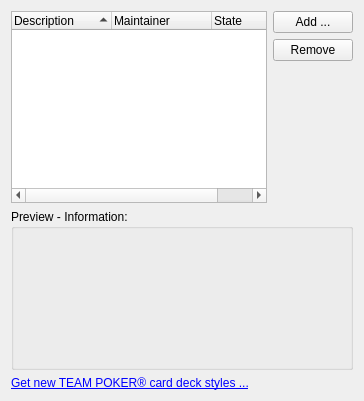
           <widget class="QWidget" name="tab_4">
            <attribute name="title">
             <string>Card Deck</string>
            </attribute>
            <layout class="QGridLayout" name="gridLayout_14">
             <item row="0" column="1">
              <layout class="QVBoxLayout" name="verticalLayout_2">
               <item>
                <widget class="QPushButton" name="pushButton_addCardDeckStyle">
                 <property name="text">
                  <string>Add ...</string>
                 </property>
                </widget>
               </item>
               <item>
                <widget class="QPushButton" name="pushButton_removeCardDeckStyle">
                 <property name="text">
                  <string>Remove</string>
                 </property>
                </widget>
               </item>
               <item>
                <spacer name="verticalSpacer_333">
                 <property name="orientation">
                  <enum>Qt::Vertical</enum>
                 </property>
                 <property name="sizeHint" stdset="0">
                  <size>
                   <width>20</width>
                   <height>17</height>
                  </size>
                 </property>
                </spacer>
               </item>
              </layout>
             </item>
             <item row="1" column="0" colspan="2">
              <widget class="QGroupBox" name="groupBox_14">
               <property name="title">
                <string>Preview - Information:</string>
               </property>
               <layout class="QGridLayout" name="gridLayout_16">
                <item row="0" column="0">
                 <widget class="QLabel" name="label_cardDeckStylePreview">
                  <property name="minimumSize">
                   <size>
                    <width>160</width>
                    <height>120</height>
                   </size>
                  </property>
                  <property name="maximumSize">
                   <size>
                    <width>160</width>
                    <height>120</height>
                   </size>
                  </property>
                  <property name="text">
                   <string/>
                  </property>
                 </widget>
                </item>
                <item row="0" column="1">
                 <widget class="QLabel" name="label_cardDeckStyleInfo">
                  <property name="text">
                   <string/>
                  </property>
                  <property name="textFormat">
                   <enum>Qt::RichText</enum>
                  </property>
                  <property name="alignment">
                   <set>Qt::AlignLeading|Qt::AlignLeft|Qt::AlignTop</set>
                  </property>
                 </widget>
                </item>
               </layout>
              </widget>
             </item>
             <item row="2" column="0" colspan="2">
              <widget class="QLabel" name="label_56">
               <property name="text">
                <string>&lt;!DOCTYPE HTML PUBLIC &quot;-//W3C//DTD HTML 4.0//EN&quot; &quot;http://www.w3.org/TR/REC-html40/strict.dtd&quot;&gt;
&lt;html&gt;&lt;head&gt;&lt;meta name=&quot;qrichtext&quot; content=&quot;1&quot; /&gt;&lt;style type=&quot;text/css&quot;&gt;
p, li { white-space: pre-wrap; }
&lt;/style&gt;&lt;/head&gt;&lt;body&gt;
&lt;p style=&quot; margin-top:0px; margin-bottom:0px; margin-left:0px; margin-right:0px; -qt-block-indent:0; text-indent:0px;&quot;&gt;&lt;a href=&quot;http://www.teampoker.com/cd_styles/&quot;&gt;&lt;span style=&quot; text-decoration: underline; color:#0000ff;&quot;&gt;Get new TEAM POKER® card deck styles ...&lt;/span&gt;&lt;/a&gt;&lt;/p&gt;&lt;/body&gt;&lt;/html&gt;</string>
               </property>
               <property name="openExternalLinks">
                <bool>true</bool>
               </property>
              </widget>
             </item>
             <item row="0" column="0">
              <widget class="QTreeWidget" name="treeWidget_cardDeckStyles">
               <property name="indentation">
                <number>5</number>
               </property>
               <property name="rootIsDecorated">
                <bool>false</bool>
               </property>
               <property name="itemsExpandable">
                <bool>false</bool>
               </property>
               <property name="sortingEnabled">
                <bool>true</bool>
               </property>
               <property name="allColumnsShowFocus">
                <bool>true</bool>
               </property>
               <attribute name="headerShowSortIndicator" stdset="0">
                <bool>true</bool>
               </attribute>
               <column>
                <property name="text">
                 <string>Description</string>
                </property>
               </column>
               <column>
                <property name="text">
                 <string>Maintainer</string>
                </property>
               </column>
               <column>
                <property name="text">
                 <string>State</string>
                </property>
               </column>
              </widget>
             </item>
            </layout>
           </widget>
